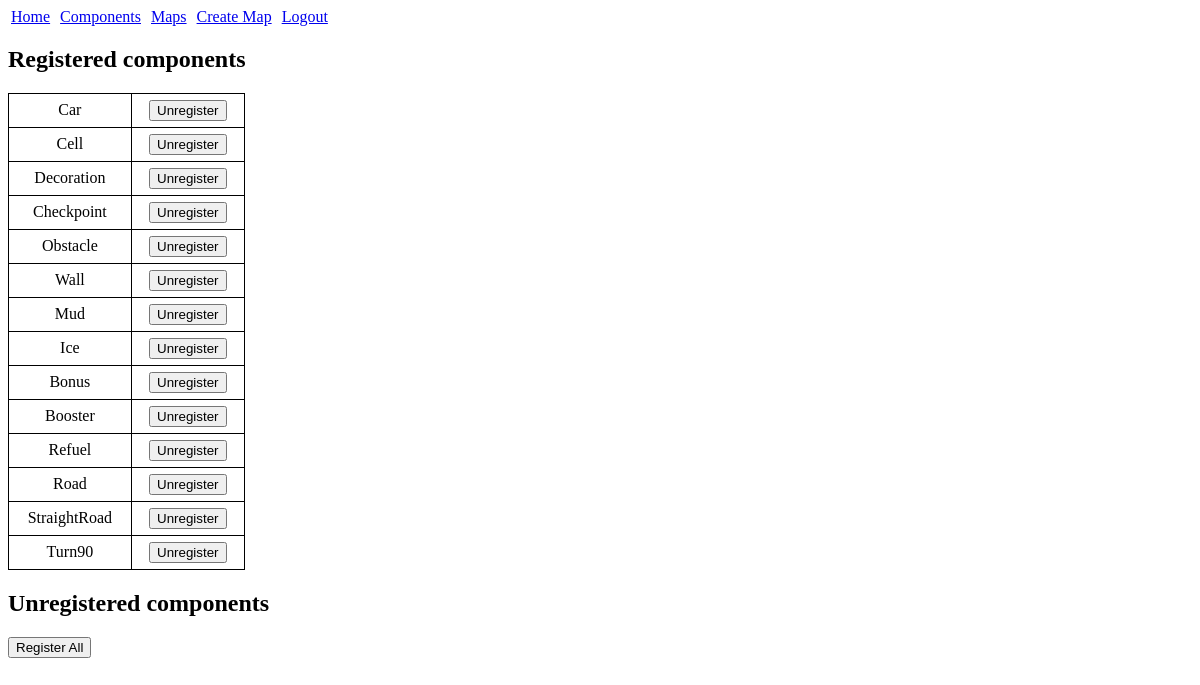
Page /racemap/components (signed in) on the earlier database version.
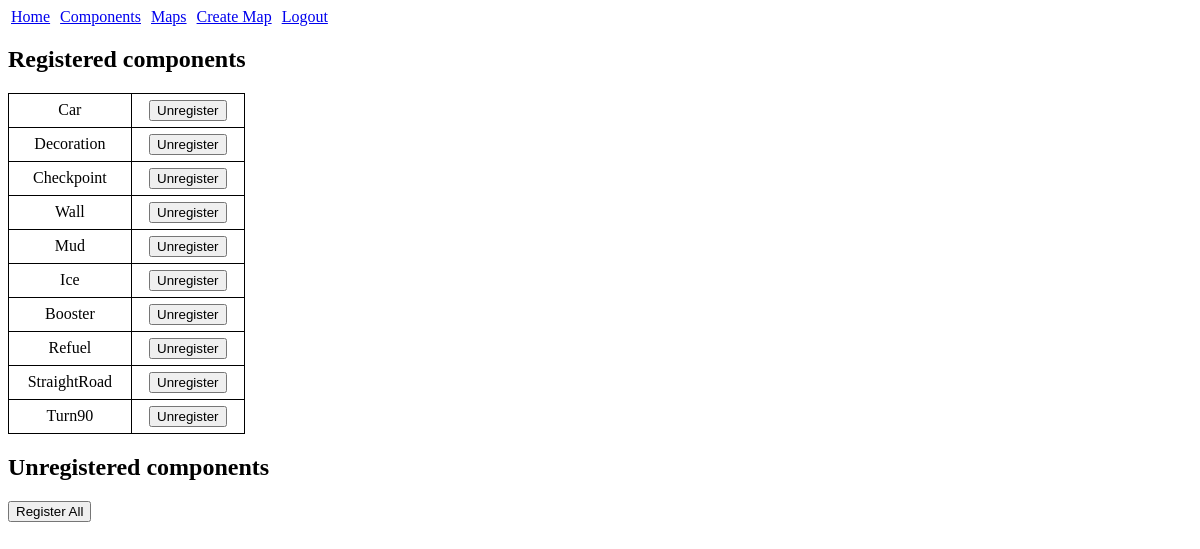
Same page on the later database version.
### RaceMapApp/models.py (models this page shows)
class ComponentRegistry(models.Model):
    type = models.CharField(primary_key=True, max_length=20)
    is_registered = models.BooleanField()

### RaceMapApp/views.py (the view, shortened to what this page needs)
# urls.py: path("components", views.components),
@login_required
def components(request):
    registered_comps = ComponentRegistry.objects.filter(is_registered=True)
    unregistered_comps = ComponentRegistry.objects.filter(is_registered=False)
    return render(request, "components.html", {"registered_comps": registered_comps, "unregistered_comps": unregistered_comps})

### RaceMapApp/templates/components.html (shortened to what this page needs)
{% extends "base.html" %}
{% block body %}
<h2>Registered components</h2>
<table>
    {% for comp in registered_comps %}
        <tr>
            <td>{{ comp.type }}</td>
            <td>
                <form method="post">
                    <input type="submit" name="submit" value="Unregister">
                </form>
            </td>
        </tr>
    {% endfor %}
</table>
<h2>Unregistered components</h2>
<form method="post">
    <input type="submit" name="submit" value="Register All">
</form>
{% endblock %}

Differences in the rows shown:
removed ComponentRegistry: type "Cell"
removed ComponentRegistry: type "Obstacle"
removed ComponentRegistry: type "Bonus"
removed ComponentRegistry: type "Road"
